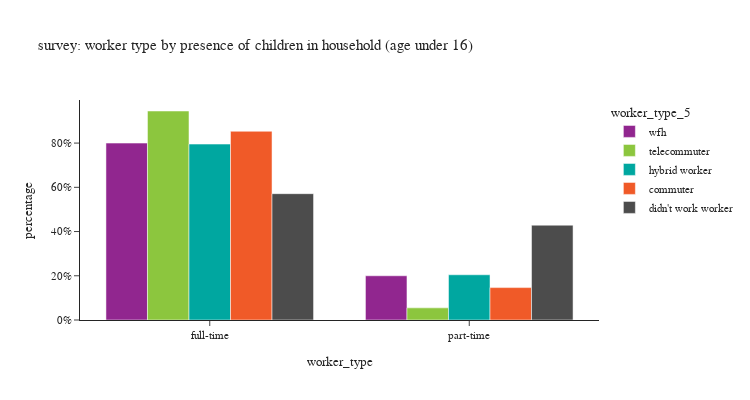

Notebook source saved alongside this figure:
### Code cell
for sc in survey_person_day['source'].unique():

    df = survey_person_day[survey_person_day['source']==sc]
    df['worker_type'] = df['pwtyp'].map({1: 'full-time', 2: 'part-time'})

    df_worker_count = df[(df['worker_type_5'].isin(workers))].\
        groupby(['worker_type_5','worker_type'])['pdexpfac'].agg(sample_count='size', pdexpfac='sum').reset_index()
    # df_worker_count['percent'] = df_worker_count['pdexpfac'] / sum(df_worker_count['pdexpfac'])
    df_worker_count['percentage'] = df_worker_count.groupby('worker_type_5', group_keys=False)['pdexpfac']. \
        apply(lambda x: x / float(x.sum()))

    fig = px.bar(df_worker_count,
                x="worker_type", y="percentage", barmode="group",
                color='worker_type_5',
                category_orders={'worker_type_5': workers},
                hover_data=['pdexpfac','sample_count'],
                title=f"{sc}: worker type by presence of children in household (age under 16)")
    fig.update_layout(height=400, width=750)
    fig.for_each_yaxis(lambda a: a.update(dict(tickformat=".0%")))
    fig.show()

### Figure 1 — Plotly figure (JSON) as saved in the notebook; plotly's stock layout.template omitted (floating-point values rounded to 4 significant figures)
{"data": [{"alignmentgroup": "True", "customdata": [[170200.0, 613], [42540.0, 156]], "hovertemplate": "worker_type_5=wfh<br>worker_type=%{x}<br>percentage=%{y}<br>pdexpfac=%{customdata[0]}<br>sample_count=%{customdata[1]}<extra></extra>", "legendgroup": "wfh", "marker": {"color": "#91268F", "pattern": {"shape": ""}}, "name": "wfh", "offsetgroup": "wfh", "orientation": "v", "showlegend": true, "textposition": "auto", "type": "bar", "x": ["full-time", "part-time"], "xaxis": "x", "y": [0.8, 0.2], "yaxis": "y"}, {"alignmentgroup": "True", "customdata": [[150200.0, 536], [8722.0, 41]], "hovertemplate": "worker_type_5=telecommuter<br>worker_type=%{x}<br>percentage=%{y}<br>pdexpfac=%{customdata[0]}<br>sample_count=%{customdata[1]}<extra></extra>", "legendgroup": "telecommuter", "marker": {"color": "#8CC63E", "pattern": {"shape": ""}}, "name": "telecommuter", "offsetgroup": "telecommuter", "orientation": "v", "showlegend": true, "textposition": "auto", "type": "bar", "x": ["full-time", "part-time"], "xaxis": "x", "y": [0.9451, 0.05489], "yaxis": "y"}, {"alignmentgroup": "True", "customdata": [[150700.0, 364], [38750.0, 62]], "hovertemplate": "worker_type_5=hybrid worker<br>worker_type=%{x}<br>percentage=%{y}<br>pdexpfac=%{customdata[0]}<br>sample_count=%{customdata[1]}<extra></extra>", "legendgroup": "hybrid worker", "marker": {"color": "#00A7A0", "pattern": {"shape": ""}}, "name": "hybrid worker", "offsetgroup": "hybrid worker", "orientation": "v", "showlegend": true, "textposition": "auto", "type": "bar", "x": ["full-time", "part-time"], "xaxis": "x", "y": [0.7955, 0.2045], "yaxis": "y"}, {"alignmentgroup": "True", "customdata": [[631400.0, 1125], [108400.0, 193]], "hovertemplate": "worker_type_5=commuter<br>worker_type=%{x}<br>percentage=%{y}<br>pdexpfac=%{customdata[0]}<br>sample_count=%{customdata[1]}<extra></extra>", "legendgroup": "commuter", "marker": {"color": "#F05A28", "pattern": {"shape": ""}}, "name": "commuter", "offsetgroup": "commuter", "orientation": "v", "showlegend": true, "textposition": "auto", "type": "bar", "x": ["full-time", "part-time"], "xaxis": "x", "y": [0.8535, 0.1465], "yaxis": "y"}, {"alignmentgroup": "True", "customdata": [[167800.0, 291], [125900.0, 186]], "hovertemplate": "worker_type_5=didn't work worker<br>worker_type=%{x}<br>percentage=%{y}<br>pdexpfac=%{customdata[0]}<br>sample_count=%{customdata[1]}<extra></extra>", "legendgroup": "didn't work worker", "marker": {"color": "#4C4C4C", "pattern": {"shape": ""}}, "name": "didn't work worker", "offsetgroup": "didn't work worker", "orientation": "v", "showlegend": true, "textposition": "auto", "type": "bar", "x": ["full-time", "part-time"], "xaxis": "x", "y": [0.5712, 0.4288], "yaxis": "y"}], "layout": {"barmode": "group", "height": 400, "legend": {"title": {"text": "worker_type_5"}, "tracegroupgap": 0}, "title": {"text": "survey: worker type by presence of children in household (age under 16)"}, "width": 750, "xaxis": {"anchor": "y", "domain": [0, 1], "title": {"text": "worker_type"}}, "yaxis": {"anchor": "x", "domain": [0, 1], "tickformat": ".0%", "title": {"text": "percentage"}}}}
